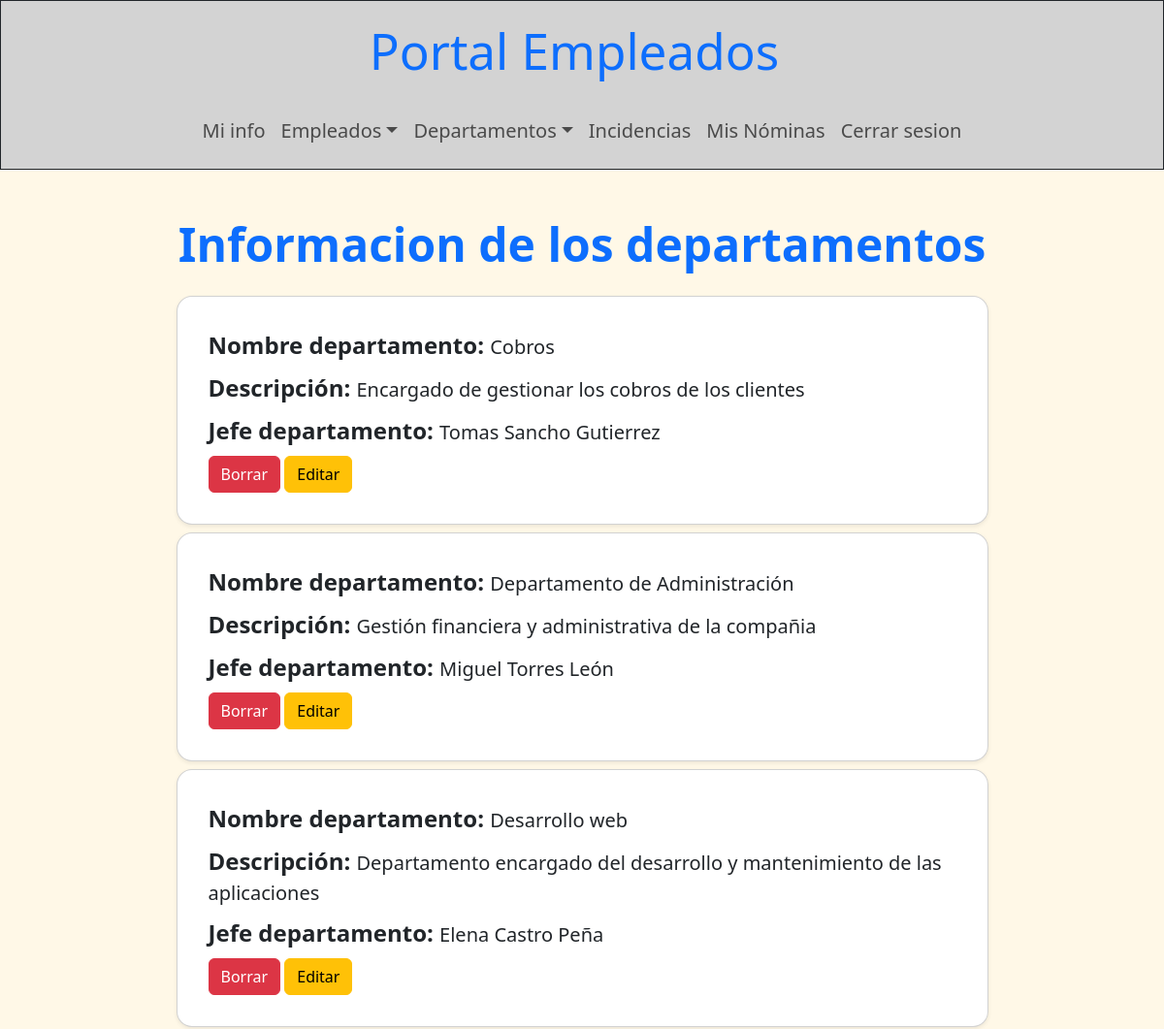
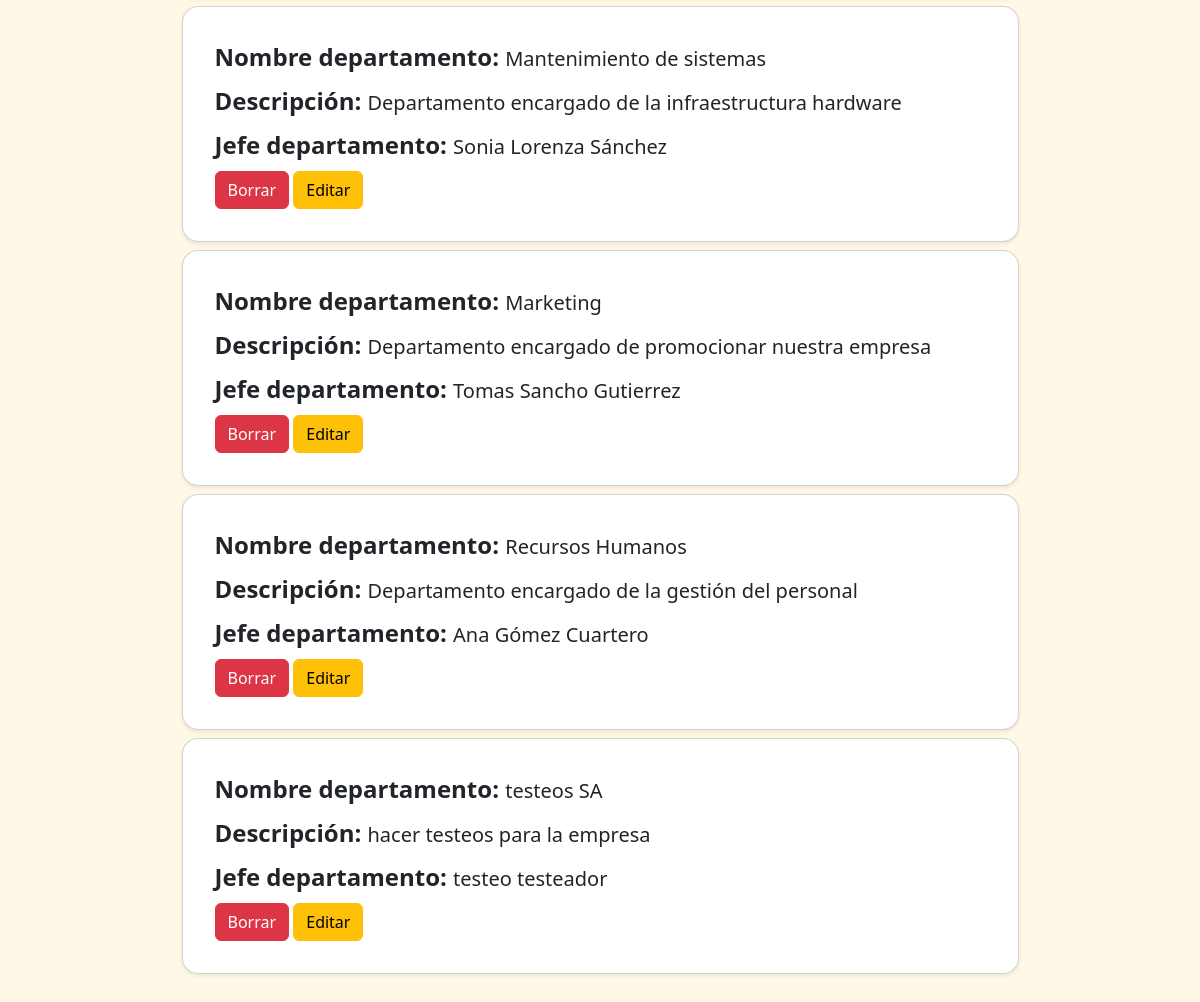
/portalEmpleo/front/paginas/ver_departamentos.php (signed in), run on the app's committed database (2 pictures, top to bottom).
### tables this page shows
CREATE TABLE `departamentos` (
  `cod_departamento` int(11) NOT NULL,
  `nombre` varchar(100) NOT NULL,
  `descripcion` varchar(255) NOT NULL,
  `cod_jefe_departamento` int(11) DEFAULT NULL
);

CREATE TABLE `empleados` (
  `cod_empleado` int(11) NOT NULL,
  `dni` varchar(9) NOT NULL,
  `nombre` varchar(50) NOT NULL,
  `apellidos` varchar(80) NOT NULL,
  `telefono_personal` varchar(20) NOT NULL,
  `gmail_contacto` varchar(50) NOT NULL,
  `gmail_empresarial` varchar(50) NOT NULL,
  `puesto` varchar(50) NOT NULL,
  `estado` enum('activo','de baja','despedido') DEFAULT 'activo',
  `rol` enum('normal','jefe','admin') DEFAULT 'admin',
  `password_hash` varchar(255) NOT NULL,
  `foto` varchar(70) DEFAULT NULL,
  `cod_departamento` int(11) DEFAULT NULL
);

### portalEmpleo/back/auth/sesion.php (called while the page is built, shortened)
<?php
    $id_sesion_usuario = $_SESSION['id_usuario'];
?>

### portalEmpleo/front/paginas/ver_departamentos.php (the view, shortened to what this page needs)
<!DOCTYPE html>
<html lang="es">
<head>
    <link rel="stylesheet" href="../css/bootstrap.min.css">
</head>
<body class='fondo-web'>
    <?php
        try {
            require_once("../../back/auth/sesion.php");
            require("plantillas/barras_nav.php");
        } catch (\Throwable $th) {
            echo "No se pudo acceder a los archivos auxiliares";
        }
        try {
            $conexion = mysqli_connect($servidor, $usuario, $contra, $bbdd);
            mysqli_set_charset($conexion, "utf8mb4");
            $consulta = mysqli_query($conexion, "SELECT * FROM empleados WHERE cod_empleado = ".$id_sesion_usuario);
            $usuario = mysqli_fetch_array($consulta);
echo "<header>";
                if ($usuario['rol'] == "admin") {
                    echo $barra_admin;
                } else if ($usuario['rol'] == "jefe") {
                    echo $barra_jefe;
                } else if ($usuario['rol'] == "normal") {
                    echo $barra_normal;
                }
echo "</header>";
echo "<main>";
                $consulta2 = mysqli_query($conexion, "SELECT departamentos.*, empleados.nombre AS nombre_jefe, empleados.apellidos AS apellidos_jefe
                FROM departamentos LEFT JOIN empleados ON departamentos.cod_jefe_departamento = empleados.cod_empleado ORDER BY departamentos.nombre ASC");
                echo "<h2 class='text-center mt-5 mb-4 titulo-mediano fw-bold'>Informacion de los departamentos</h2>";
                echo "<section class='container-sm mb-5'>";
                while ($departamentos = mysqli_fetch_array($consulta2)) {
                    echo "<div class='card shadow-sm rounded-4 p-3 mt-2 w-75 mx-auto'>";
                        echo "<section class='p-3'>";
                            echo "<p class='mb-2 fs-5'><strong class='titulo-pequeño'>Nombre departamento: </strong>". $departamentos['nombre']."</p>";
                            echo "<p class='mb-2 fs-5'><strong class='titulo-pequeño'>Descripción: </strong>". $departamentos['descripcion']."</p>";
                            echo "<p class='mb-2 fs-5'><strong class='titulo-pequeño'>Jefe departamento: </strong>". $departamentos['nombre_jefe']." ".$departamentos['apellidos_jefe']."</p>
                            <button type='button' class='btnOpciones btn btn-danger'>Borrar</button>
                            <a href='editar_departamento.php?id_departamento=".$departamentos['cod_departamento']."' class='btn btn-warning'>Editar</a>
                            <div class='panel-opciones' hidden>
                                <p class='text-aviso fw-bold'>¿Esta seguro de que quiere borra este departamento? Si lo hace, todos los empleados del mismo quedaran sin departamentos asociado</p>
                                <a href='../../back/acciones/borrar_departamento.php?id_departamento=".$departamentos['cod_departamento']."' class='btn btn-primary'>Si</a>
                                <button type='button' class='cancelarOpciones btn btn-danger'>No</button>
                            </div>";
                        echo "</section>";
                    echo  "</div>";
                }
                echo "</section>";
echo "</main>";
        } catch (mysqli_sql_exception $sql) {
            echo "No se pudo acceder a la bbdd: $sql";
        }
    ?>
</body>
</html>

### data on the page
departamentos: nombre "Cobros", descripcion "Encargado de gestionar los cobros de los clientes", cod_jefe_departamento.nombre "Tomas", cod_jefe_departamento.apellidos "Sancho Gutierrez"
departamentos: nombre "Departamento de Administración", descripcion "Gestión financiera y administrativa de la compañia", cod_jefe_departamento.nombre "Miguel", cod_jefe_departamento.apellidos "Torres León"
departamentos: nombre "Desarrollo web", descripcion "Departamento encargado del desarrollo y mantenimiento de las aplicaciones", cod_jefe_departamento.nombre "Elena", cod_jefe_departamento.apellidos "Castro Peña"
departamentos: nombre "Mantenimiento de sistemas", descripcion "Departamento encargado de la infraestructura hardware", cod_jefe_departamento.nombre "Sonia", cod_jefe_departamento.apellidos "Lorenza Sánchez"
departamentos: nombre "Marketing", descripcion "Departamento encargado de promocionar nuestra empresa", cod_jefe_departamento.nombre "Tomas", cod_jefe_departamento.apellidos "Sancho Gutierrez"
departamentos: nombre "Recursos Humanos", descripcion "Departamento encargado de la gestión del personal", cod_jefe_departamento.nombre "Ana", cod_jefe_departamento.apellidos "Gómez Cuartero"
departamentos: nombre "testeos SA", descripcion "hacer testeos para la empresa", cod_jefe_departamento.nombre "testeo", cod_jefe_departamento.apellidos "testeador"
